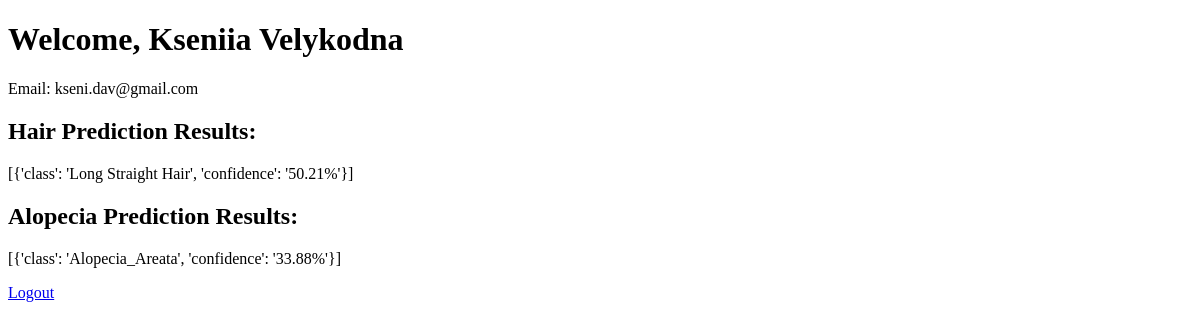
Page /account_page (signed in) on the earlier database version.
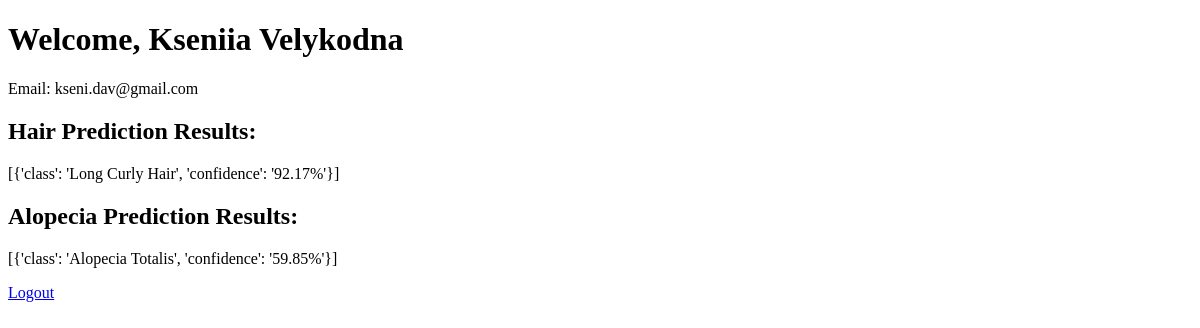
Same page on the later database version.
### app.py (models this page shows, shortened)
class User(db.Model):
    id = db.Column(db.Integer, primary_key=True)
    name = db.Column(db.String(100), nullable=False)
    email = db.Column(db.String(120), unique=True, nullable=False)
    password = db.Column(db.String(200), nullable=False)
    hair_type = db.Column(db.String(500), nullable=True, default=None)
    alopecia_type = db.Column(db.String(500), nullable=True, default=None)

### app.py (the view)
@app.route('/account_page')
def profile():
    if 'user_id' not in session:
        return "Unauthorized", 401  # Если нет пользователя в сессии
    user = User.query.get(session['user_id'])
    if not user:
        return "User not found", 404
    return render_template('account_page.html', user=user)

### templates/account_page.html (shortened to what this page needs)
<!DOCTYPE html>
<html lang="en">
  <head>
  </head>
  <body>
    <h1>Welcome, {{ user.name }}</h1>
    <p>Email: {{ user.email }}</p>
    {% if user.hair_type %}
    <h2>Hair Prediction Results:</h2>
    <p>{{ user.hair_type }}</p>
    {% else %}
    <p>No predictions available yet.</p>
    {% endif %} {% if user.alopecia_type %}
    <h2>Alopecia Prediction Results:</h2>
    <p>{{ user.alopecia_type }}</p>
    {% else %}
    <p>No predictions for alopecia available yet.</p>
    {% endif %}
    <a href="/sign_in">Logout</a>
  </body>
</html>

Differences in the rows shown:
changed User "Kseniia Velykodna": hair_type "[{'class': 'Long Straight Hair', 'confidence': '50.21%'}]" → "[{'class': 'Long Curly Hair', 'confidence': '92.17%'}]"; alopecia_type "[{'class': 'Alopecia_Areata', 'confidence': '33.88%'}]" → "[{'class': 'Alopecia Totalis', 'confidence': '59.85%'}]"
